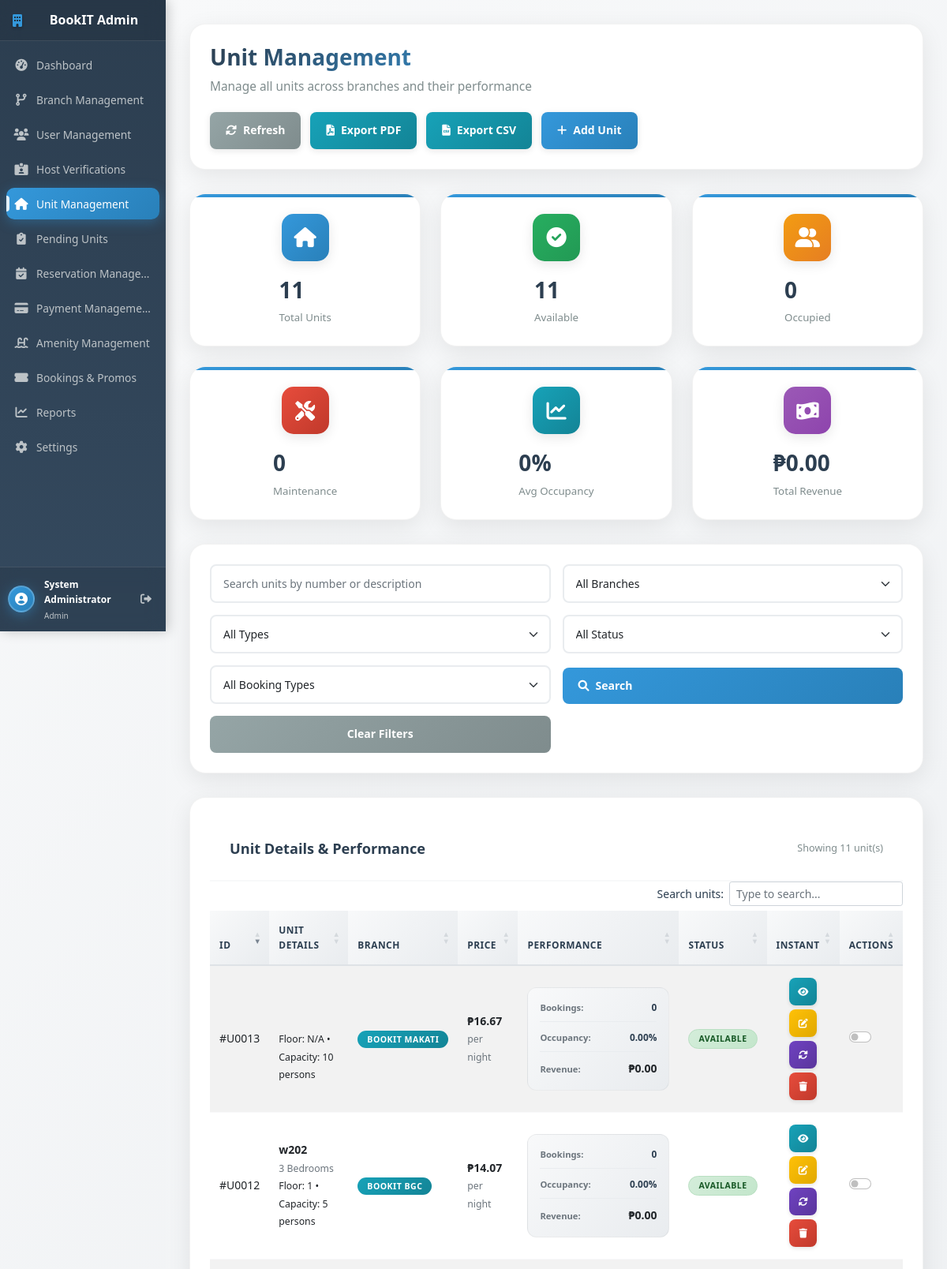
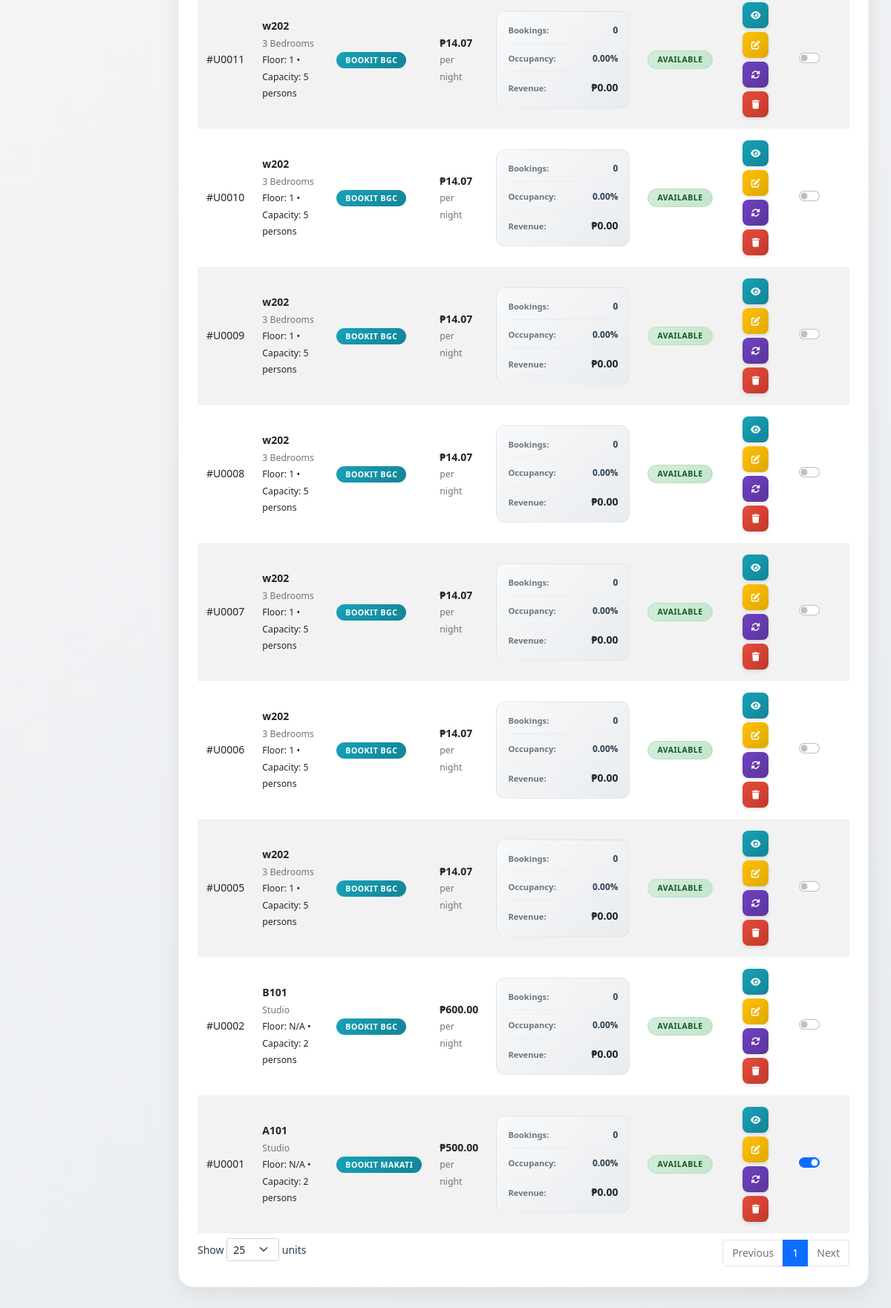
The app's page /admin/unit_management.php (signed in), older data (2 pictures, top to bottom).
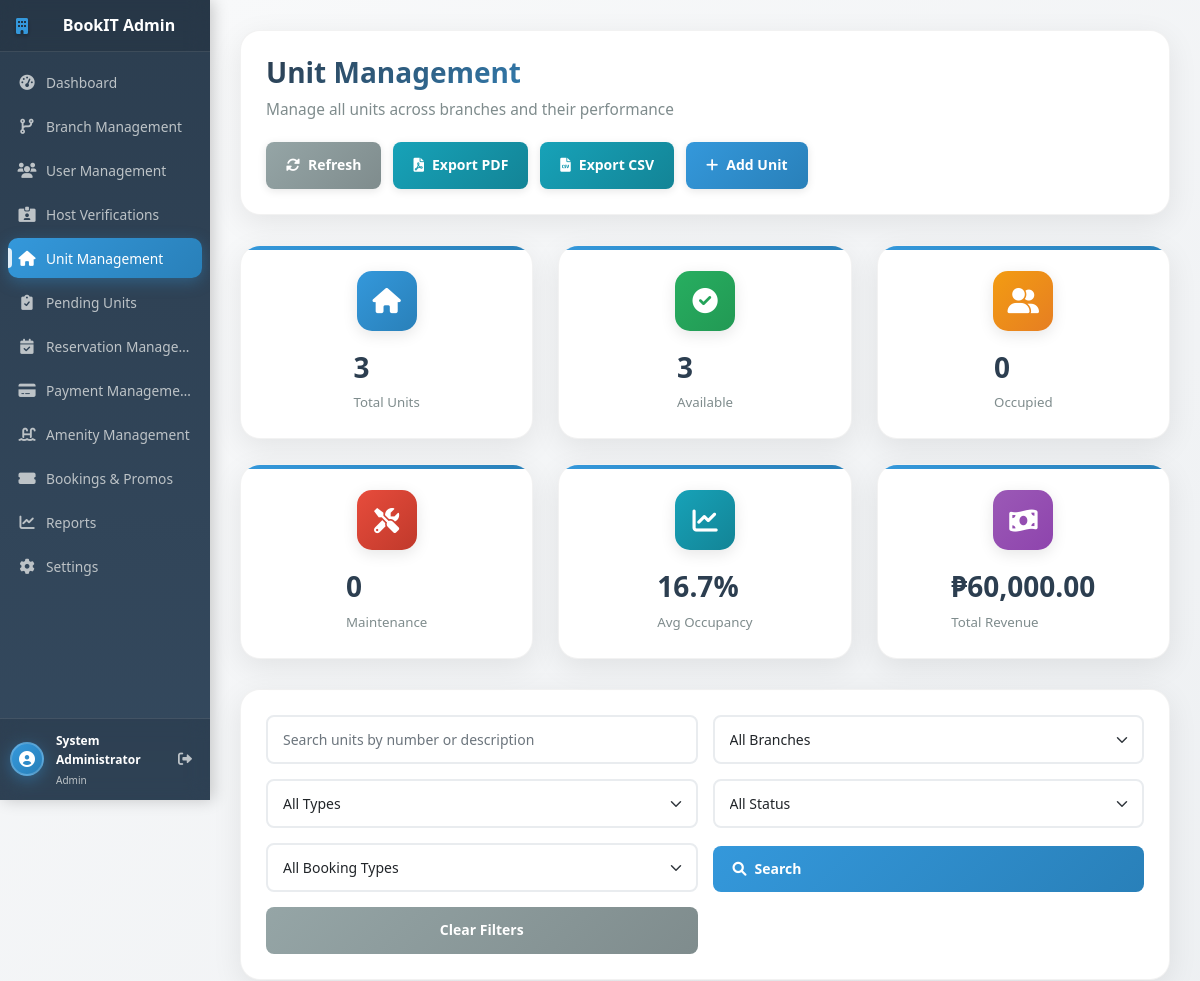
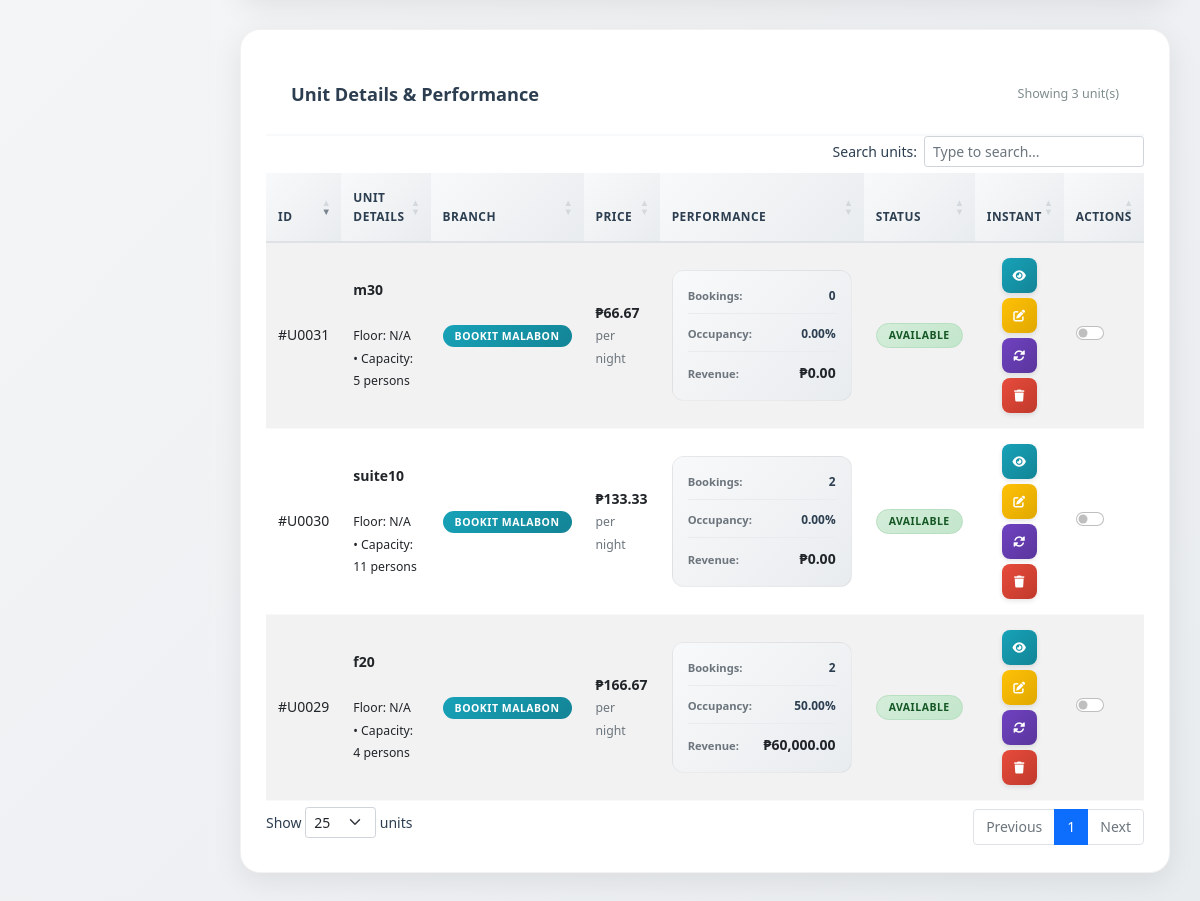
The same page, newer data (2 pictures, top to bottom).
### tables this page shows
CREATE TABLE IF NOT EXISTS `units` (
  `unit_id` int NOT NULL AUTO_INCREMENT,
  `branch_id` int NOT NULL,
  `unit_number` varchar(20) NOT NULL,
  `unit_type` varchar(50) NOT NULL,
  `floor_number` int DEFAULT NULL,
  `monthly_rate` decimal(10,2) NOT NULL,
  `security_deposit` decimal(10,2) DEFAULT '0.00',
  `is_available` tinyint(1) DEFAULT '1',
  `description` text,
  `building_name` varchar(255) DEFAULT NULL,
  `street_address` varchar(255) DEFAULT NULL,
  `city` varchar(100) DEFAULT NULL,
  `address_hash` varchar(64) DEFAULT NULL,
  `latitude` decimal(10,8) DEFAULT NULL,
  `longitude` decimal(11,8) DEFAULT NULL,
  `max_occupancy` int DEFAULT '2',
  `created_at` timestamp NULL DEFAULT CURRENT_TIMESTAMP,
  `bedrooms` int DEFAULT NULL,
  `host_id` int DEFAULT NULL,
  `unit_name` varchar(255) DEFAULT NULL,
  `instant_booking` tinyint(1) DEFAULT '0',
  `approval_status` enum('pending','approved','rejected') DEFAULT 'pending',
  `rejection_reason` text,
  `sqm` decimal(10,2) DEFAULT NULL,
  `bed_type` varchar(50) DEFAULT NULL,
  `num_beds` int DEFAULT '1',
  `num_bathrooms` int DEFAULT '1',
  `pricing_type` enum('daily','monthly') DEFAULT 'monthly',
  PRIMARY KEY (`unit_id`),
  KEY `branch_id` (`branch_id`)
);

### config/db.php (called while the page is built, shortened)
<?php
$conn = new mysqli(DB_HOST, DB_USER, DB_PASS, DB_NAME);
if (!function_exists('get_multiple_results')) {
    function get_multiple_results($sql, $params = []) {
        global $conn;
        $stmt = $conn->prepare($sql);
        if (!$stmt->execute()) {
            error_log("Execute failed: " . $stmt->error);
            $stmt->close();
            return [];
        }
        $result = $stmt->get_result();
        $results = [];
        if ($result) {
            while ($row = $result->fetch_assoc()) {
                $results[] = $row;
            }
        }
        return $results;
    }
}
?>

### admin/unit_management.php (the view, shortened to what the changed rows need)
    <?php
    include_once '../config/db.php';
    $units = [];
    try {
        $where = "WHERE u.is_available = 1 AND b.is_active = 1";
        $params = [];
        $sql = "SELECT
                    u.*,
                    u.monthly_rate as price,
                    u.instant_booking as instant_booking,
                    CASE
                        WHEN u.is_available = 1 THEN 'available'
                        WHEN u.is_available = 0 THEN 'occupied'
                        ELSE 'maintenance'
                    END as status,
                    b.branch_name,
                    b.is_active as branch_active,
                    (SELECT COUNT(*) FROM reservations r WHERE r.unit_id = u.unit_id AND r.branch_id = b.branch_id) as total_bookings,
                    (SELECT COUNT(*) FROM reservations r WHERE r.unit_id = u.unit_id AND r.status IN ('confirmed', 'checked_in') AND r.branch_id = b.branch_id) as active_bookings,
                    (SELECT COUNT(*) FROM reservations r WHERE r.unit_id = u.unit_id AND r.status = 'completed' AND r.branch_id = b.branch_id) as completed_bookings,
                    (SELECT SUM(r.total_amount) FROM reservations r WHERE r.unit_id = u.unit_id AND r.status IN ('confirmed', 'checked_in', 'completed') AND r.branch_id = b.branch_id) as total_revenue,
                    (SELECT AVG(rv.rating) FROM reviews rv WHERE rv.unit_id = u.unit_id) as avg_rating,
                    COALESCE(
                        ROUND(
                            (SELECT COUNT(*) FROM reservations r
                             WHERE r.unit_id = u.unit_id
                             AND r.status IN ('confirmed', 'checked_in', 'completed')
                             AND r.branch_id = b.branch_id) * 100.0 /
                            NULLIF((SELECT COUNT(*) FROM reservations r WHERE r.unit_id = u.unit_id AND r.branch_id = b.branch_id), 0)
                        , 2)
                    , 0) as occupancy_rate
                FROM units u
                LEFT JOIN branches b ON u.branch_id = b.branch_id
                $where
                ORDER BY u.created_at DESC";
        $units = get_multiple_results($sql, $params);
    } catch (Exception $e) {
        $error = "Database error: " . $e->getMessage();
        error_log($error);
    }
    $total_units = count($units);
    $available_units = count(array_filter($units, fn($u) => $u['is_available'] == 1 && $u['branch_active'] == 1));
    $total_revenue = array_sum(array_column($units, 'total_revenue'));
    $avg_occupancy = $total_units > 0 ? round(array_sum(array_column($units, 'occupancy_rate')) / $total_units, 1) : 0;
    ?>
    <!DOCTYPE html>
<html lang="en">
<head>
    <link href="https://cdn.jsdelivr.net/npm/bootstrap@5.1.3/dist/css/bootstrap.min.css" rel="stylesheet">
    <link href="https://cdnjs.cloudflare.com/ajax/libs/font-awesome/6.0.0/css/all.min.css" rel="stylesheet">
    <link rel="stylesheet" href="https://cdn.datatables.net/1.13.6/css/dataTables.bootstrap5.min.css">
    <link rel="stylesheet" href="https://cdn.datatables.net/buttons/2.4.1/css/buttons.bootstrap5.min.css">
    <link rel="stylesheet" href="https://cdn.datatables.net/responsive/2.5.0/css/responsive.bootstrap5.min.css">
    <link rel="stylesheet" href="../assets/css/admin/unit_management.css">
    </head>
    <body>
    <main class="content">
        <div class="page-header">
            <div class="page-title">
                <h1>Unit Management</h1>
            </div>
        </div>
        <div class="summary-cards">
            <div class="card">
                <div class="card-info">
                    <h3><?= $total_units ?></h3>
                    <p>Total Units</p>
                </div>
            </div>
            <div class="card">
                <div class="card-info">
                    <h3><?= $available_units ?></h3>
                    <p>Available</p>
                </div>
            </div>
            <div class="card">
                <div class="card-info">
                    <h3><?= $avg_occupancy ?>%</h3>
                    <p>Avg Occupancy</p>
                </div>
            </div>
            <div class="card">
                <div class="card-info">
                    <h3>₱<?= number_format($total_revenue, 2) ?></h3>
                    <p>Total Revenue</p>
                </div>
            </div>
        </div>
        <div class="table-card">
            <div class="table-header">
                <div class="table-title">Unit Details & Performance</div>
                <div class="table-info">
                    Showing <?= count($units) ?> unit(s)
                </div>
            </div>
            <table id="unitsTable" class="display table table-striped">
                <thead>
                    <tr>
                        <th>ID</th>
                        <th>Unit Details</th>
                        <th>Branch</th>
                        <th>Price</th>
                        <th>Performance</th>
                        <th>Status</th>
                                <th>Instant</th>
                        <th>Actions</th>
                    </tr>
                </thead>
                <tbody>
                    <?php foreach ($units as $unit): ?>
                    <tr>
                        <td>#U<?= str_pad($unit['unit_id'], 4, '0', STR_PAD_LEFT) ?></td>
                        <td>
                            <strong><?= htmlspecialchars($unit['unit_number']) ?></strong><br>
                            <small class="text-muted"><?= htmlspecialchars($unit['unit_type']) ?></small><br>
                            <small>Floor: <?= $unit['floor_number'] ?? 'N/A' ?> • Capacity: <?= $unit['max_occupancy'] ?> persons</small>
                        </td>
                        <td>
                            <span class="badge branch-badge"><?= htmlspecialchars($unit['branch_name']) ?></span>
                        </td>
                        <td>
                            <strong>₱<?= number_format(($unit['monthly_rate'] ?? 0) / 30, 2) ?></strong><br>
                            <small class="text-muted">per night</small>
                        </td>
                        <td>
                            <div class="performance-metrics">
                                <div class="metric-row">
                                    <span class="metric-label">Bookings:</span>
                                    <span class="metric-value"><?= $unit['total_bookings'] ?? 0 ?></span>
                                </div>
                                <div class="metric-row">
                                    <span class="metric-label">Occupancy:</span>
                                    <span class="metric-value"><?= $unit['occupancy_rate'] ?? 0 ?>%</span>
                                </div>
                                <div class="metric-row">
                                    <span class="metric-label">Revenue:</span>
                                    <strong>₱<?= number_format($unit['total_revenue'] ?? 0, 2) ?></strong>
                                </div>
                            </div>
                        </td>
                        <td>
                            <span class="badge status-<?= $unit['status'] ?? 'available' ?>">
                                <?= ucfirst($unit['status'] ?? 'available') ?>
                            </span>
                        </td>
                        <td>
                            <div class="action-buttons">
                                <button type="button" class="btn-view"
                                        onclick="viewUnit(<?= $unit['unit_id'] ?>)"
                                        title="View Details">
                                    <i class="fas fa-eye"></i>
                                </button>
                                <button type="button" class="btn-edit"
                                        onclick="editUnit(<?= $unit['unit_id'] ?>)"
                                        title="Edit Unit">
                                    <i class="fas fa-edit"></i>
                                </button>
                                <button type="button" class="btn-status"
                                        onclick="changeStatus(<?= $unit['unit_id'] ?>, '<?= $unit['unit_number'] ?>')"
                                        title="Change Status">
                                    <i class="fas fa-sync-alt"></i>
                                </button>
                                <button type="button" class="btn-delete"
                                        onclick="confirmDelete(<?= $unit['unit_id'] ?>, '<?= htmlspecialchars($unit['unit_number']) ?>')"
                                        title="Delete Unit">
                                    <i class="fas fa-trash"></i>
                                </button>
                            </div>
                        </td>
                        <td>
                            <form method="POST" class="d-inline instant-toggle-form" style="display:inline-block;">
                                <div class="form-check form-switch">
                                    <input class="form-check-input instant-switch" type="checkbox" role="switch" id="instant_switch_<?= $unit['unit_id'] ?>" <?= $unit['instant_booking'] ? 'checked' : '' ?>>
                                    <label class="form-check-label" for="instant_switch_<?= $unit['unit_id'] ?>">&nbsp;</label>
                                </div>
                            </form>
                        </td>
                    </tr>
                    <?php endforeach; ?>
                </tbody>
            </table>
        </div>
    </main>
    </body>
    </html>

Row changes from the older to the newer data that the page shows:
removed units: unit_id "0013", floor_number "N/A", max_occupancy "10", branch_name "BOOKIT MAKATI", ($unit['monthly_rate']??0)/30 "16.67", total_bookings "0", occupancy_rate "0.00", total_revenue "0.00", status "AVAILABLE"
no longer on this page (row edited): units: unit_id "0012", unit_number "w202", unit_type "3 Bedrooms", floor_number "1", max_occupancy "5", branch_name "BOOKIT BGC", ($unit['monthly_rate']??0)/30 "14.07", total_bookings "0", occupancy_rate "0.00", total_revenue "0.00", status "AVAILABLE"
no longer on this page (row edited): units: unit_id "0011", unit_number "w202", unit_type "3 Bedrooms", floor_number "1", max_occupancy "5", branch_name "BOOKIT BGC", ($unit['monthly_rate']??0)/30 "14.07", total_bookings "0", occupancy_rate "0.00", total_revenue "0.00", status "AVAILABLE"
no longer on this page (row edited): units: unit_id "0010", unit_number "w202", unit_type "3 Bedrooms", floor_number "1", max_occupancy "5", branch_name "BOOKIT BGC", ($unit['monthly_rate']??0)/30 "14.07", total_bookings "0", occupancy_rate "0.00", total_revenue "0.00", status "AVAILABLE"
no longer on this page (row edited): units: unit_id "0009", unit_number "w202", unit_type "3 Bedrooms", floor_number "1", max_occupancy "5", branch_name "BOOKIT BGC", ($unit['monthly_rate']??0)/30 "14.07", total_bookings "0", occupancy_rate "0.00", total_revenue "0.00", status "AVAILABLE"
no longer on this page (row edited): units: unit_id "0008", unit_number "w202", unit_type "3 Bedrooms", floor_number "1", max_occupancy "5", branch_name "BOOKIT BGC", ($unit['monthly_rate']??0)/30 "14.07", total_bookings "0", occupancy_rate "0.00", total_revenue "0.00", status "AVAILABLE"
no longer on this page (row edited): units: unit_id "0007", unit_number "w202", unit_type "3 Bedrooms", floor_number "1", max_occupancy "5", branch_name "BOOKIT BGC", ($unit['monthly_rate']??0)/30 "14.07", total_bookings "0", occupancy_rate "0.00", total_revenue "0.00", status "AVAILABLE"
no longer on this page (row edited): units: unit_id "0006", unit_number "w202", unit_type "3 Bedrooms", floor_number "1", max_occupancy "5", branch_name "BOOKIT BGC", ($unit['monthly_rate']??0)/30 "14.07", total_bookings "0", occupancy_rate "0.00", total_revenue "0.00", status "AVAILABLE"
no longer on this page (row edited): units: unit_id "0005", unit_number "w202", unit_type "3 Bedrooms", floor_number "1", max_occupancy "5", branch_name "BOOKIT BGC", ($unit['monthly_rate']??0)/30 "14.07", total_bookings "0", occupancy_rate "0.00", total_revenue "0.00", status "AVAILABLE"
no longer on this page (row edited): units: unit_id "0001", unit_number "A101", unit_type "Studio", floor_number "N/A", max_occupancy "2", branch_name "BOOKIT MAKATI", ($unit['monthly_rate']??0)/30 "500.00", total_bookings "0", occupancy_rate "0.00", total_revenue "0.00", status "AVAILABLE", instant_booking "☑"
no longer on this page (row edited): units: unit_id "0002", unit_number "B101", unit_type "Studio", floor_number "N/A", max_occupancy "2", branch_name "BOOKIT BGC", ($unit['monthly_rate']??0)/30 "600.00", total_bookings "0", occupancy_rate "0.00", total_revenue "0.00", status "AVAILABLE"
added units: unit_id "0031", unit_number "m30", floor_number "N/A", max_occupancy "5", branch_name "BOOKIT MALABON", ($unit['monthly_rate']??0)/30 "66.67", total_bookings "0", occupancy_rate "0.00", total_revenue "0.00", status "AVAILABLE"
added units: unit_id "0030", unit_number "suite10", floor_number "N/A", max_occupancy "11", branch_name "BOOKIT MALABON", ($unit['monthly_rate']??0)/30 "133.33", total_bookings "2", occupancy_rate "0.00", total_revenue "0.00", status "AVAILABLE"
added units: unit_id "0029", unit_number "f20", floor_number "N/A", max_occupancy "4", branch_name "BOOKIT MALABON", ($unit['monthly_rate']??0)/30 "166.67", total_bookings "2", occupancy_rate "50.00", total_revenue "60,000.00", status "AVAILABLE"
Text that changed along with them:
$total_units: "11" → "3"
$available_units: "11" → "3"
$avg_occupancy: "0" → "16.7"
$total_revenue: "0.00" → "60,000.00"
count($units): "11" → "3"
